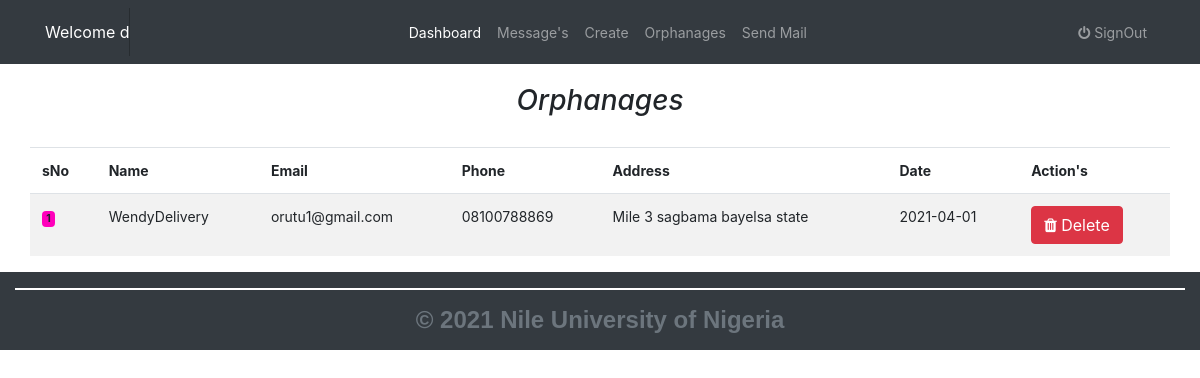
The app's page /admin/all-orphanage.php (signed in) with its own data.
### tables this page shows
CREATE TABLE `orphanage` (
  `id` int(11) NOT NULL,
  `name` varchar(500) NOT NULL,
  `email` varchar(300) NOT NULL,
  `phone` varchar(11) NOT NULL,
  `address` varchar(500) NOT NULL,
  `password` varchar(340) NOT NULL,
  `created_at` date DEFAULT NULL,
  `updated_at` date DEFAULT NULL
);

### libs/classes/Orphanage.php (called while the page is built, shortened)
<?php
include_once("DB.php");
class Orphanage
{
    public $link;
    public function __construct()
    {
        $database = new DB();
        $this->link = $database->dbConnect();
    }
    public function index()
    {
        $stmt = $this->link->prepare("SELECT * FROM orphanage");
        $stmt->execute();
        return $stmt->fetchAll();
    }
}

### libs/classes/DB.php (called while the page is built, shortened)
<?php
class DB
{
	public $config =  array(
		'host' 		=> 'localhost',
		'user' 		=> 'root',
		'password' 	=> '',
		'dbname' 	=> 'gigs_orphanage'
	 );
	public function dbConnect() {
		try {
			$this->link = new PDO('mysql:host=' .$this->config['host'].'; dbname=' . $this->config['dbname'], $this->config['user'], $this->config['password']);
			$this->link->setAttribute(PDO::ATTR_EMULATE_PREPARES, false);
			$this->link->setAttribute(PDO::MYSQL_ATTR_USE_BUFFERED_QUERY, true);
			$this->link->setAttribute(PDO::ATTR_ERRMODE, PDO::ERRMODE_EXCEPTION);
			return $this->link;
		} catch (PDOException $e) {
			$this->error = "Database connection error: " . $e->getMessage();
            		return $this->error;
		}
	}
}

### admin/all-orphanage.php (the view, shortened to what this page needs)
<?php
    include_once('../libs/classes/Orphanage.php');
    $home = new Orphanage();
    $homes = $home->index();
?>
<!doctype html>
<html lang="en">
	<head>
		<link href="../layouts/bootstrap/dist/css/bootstrap.min.css" rel="stylesheet" />
		<link href="../layouts/fonts/css/font-awesome.min.css" rel="stylesheet" />
		<link href="../layouts/css/dashboard.css" rel="stylesheet" />
	</head>
	<body>
		<?php  include_once("inc/nav.php");?><br/><br/><br/><br/>
		<div class="container-fluid">
			<div class="col-12">
				<h5 class="text-center h3" ><em>Orphanages</em></h5><br/>
				<div class="table-responsive">
					<table class="table table-striped table-lg table-border">
						<thead>
							<tr>
								<td><strong>sNo</strong><br></td>
								<td><strong>Name</strong></td>
								<td><strong>Email</strong></td>
								<td><strong>Phone</strong></td>
								<td><strong>Address</strong></td>
								<td><strong>Date</strong></td>
								<td><strong>Action's<strong></td>
							</tr>
						</thead>
                                          <?php $i = 1; ?>
						<tbody>
                                                 <?php foreach ($homes as $home): ?>
                                                        <tr>
                                                               <td><span style="background-color:#ff00bb;" class="badge" ><?php echo $i++; ?></span></td>
                                                               <td><?php echo $home['name']; ?></td>
                                                               <td><?php echo $home['email']; ?></td>
                                                               <td><?php echo $home['phone']; ?></td>
                                                               <td><?php echo $home['address']; ?></td>
                                                               <td><?php echo $home['created_at']; ?></td>
                                                               <td>
                                                                      <form action="" method="post">
                                                                             <span>
                                                                                    <button class="btn btn-danger" name="delete"> <i  class="fa fa-trash"></i> Delete</button>
                                                                             </span>
                                                                      </form>
                                                               </td>
                                                        </tr>
                                                 <?php endforeach?>
                                          </tbody>
				</table>
				</div>
			</div>
		</div>
		<?php include_once("inc/footer.php"); ?>
	</body>
</html>

### layouts/css/dashboard.css (style rules this page uses)
body { font-size: .875rem; }

### records on screen
orphanage: name "WendyDelivery", email "orutu1@gmail.com", phone "08100788869", address "Mile 3 sagbama bayelsa state", created_at "2021-04-01"

### other values on screen
$_SESSION['admin'][1] "d"
